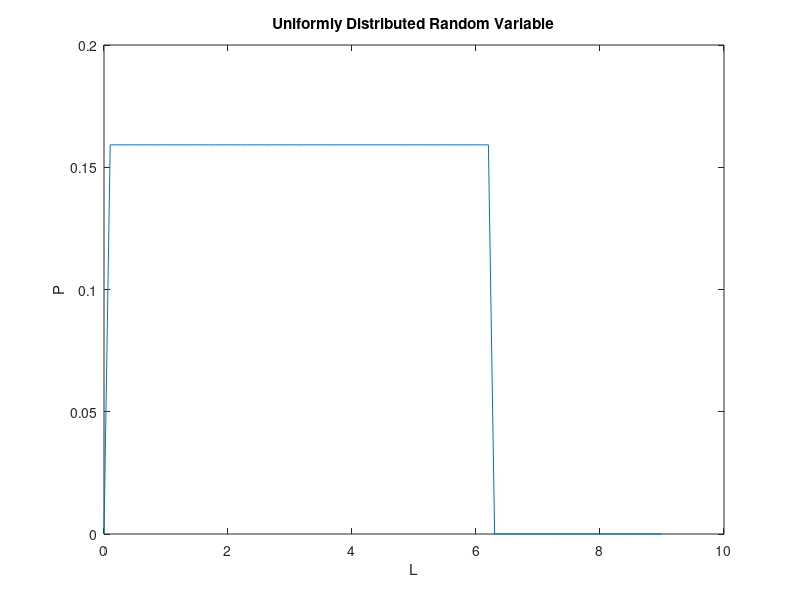
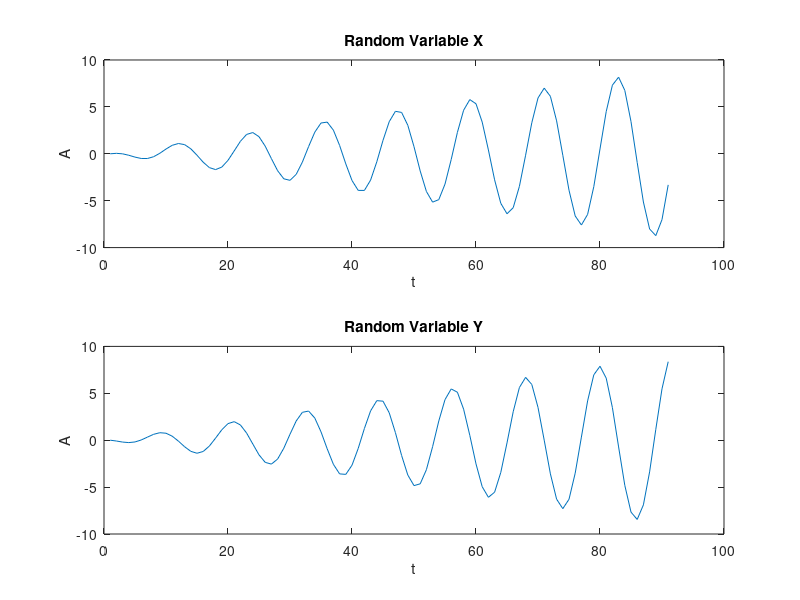
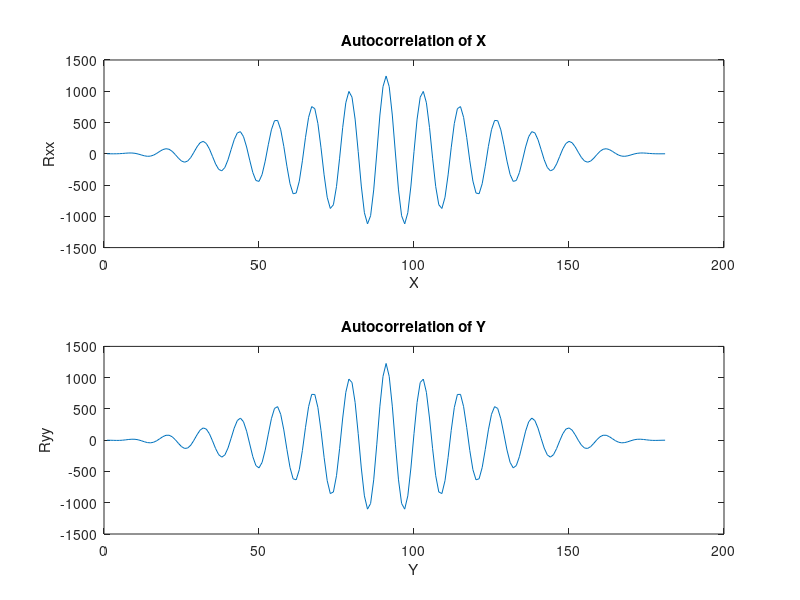
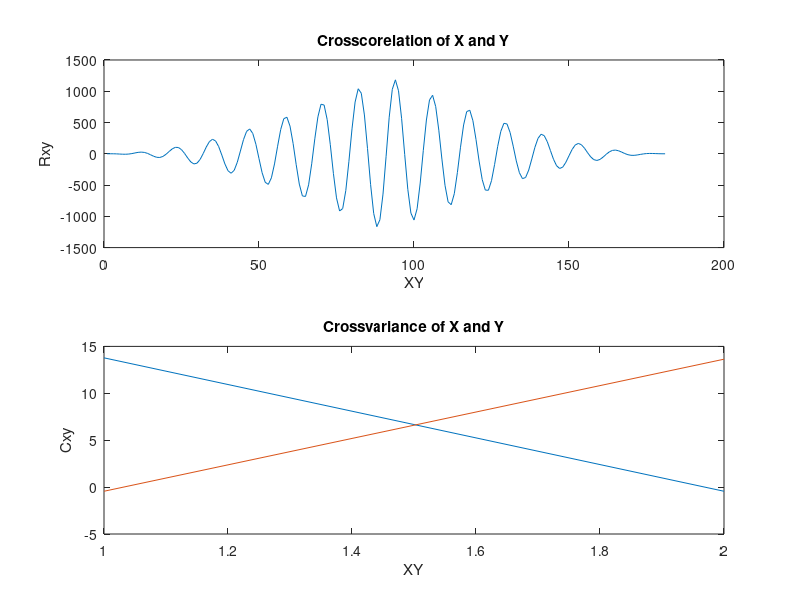

These charts were generated, in order, by the following MATLAB code:
L=[0:0.1:9];
a=length(L);
w=100;
for i=1:1:a
    if L(i)>0 & L(i)<(2*pi)
        f(i)=1/(2*pi);
    else
        f(i)=0;
    end;
end;
t=[1:a];
x=L.*cos(w*t);
y=L.*sin((w*t));
rxx=xcorr2(x);
ryy=xcorr2(y);
rxy=xcorr2(x,y);
cxy=(cov(x,y));
figure(1);
plot(L,f);
xlabel('L');
ylabel('P');
title('Uniformly Distributed Random Variable');
figure(2);
subplot(2,1,1)
plot(x);
xlabel('t');
ylabel('A');
title('Random Variable X');
subplot(2,1,2)
plot(y);
xlabel('t');
ylabel('A');
title('Random Variable Y');
figure(3);
subplot(2,1,1)
plot(rxx);
xlabel('X');
ylabel('Rxx');
title('Autocorrelation of X');
subplot(2,1,2)
plot(ryy);
xlabel('Y');
ylabel('Ryy');
title('Autocorrelation of Y');
figure(4);
subplot(2,1,1)
plot(rxy);
xlabel('XY');
ylabel('Rxy');
title('Crosscorelation of X and Y');
subplot(2,1,2)
plot(cxy);
xlabel('XY');
ylabel('Cxy');
title('Crossvariance of X and Y');
